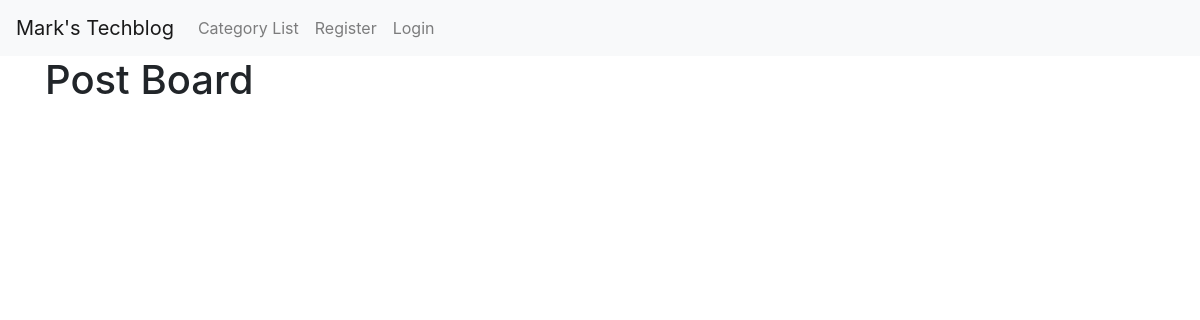
/, run on an earlier commit of the app's database.
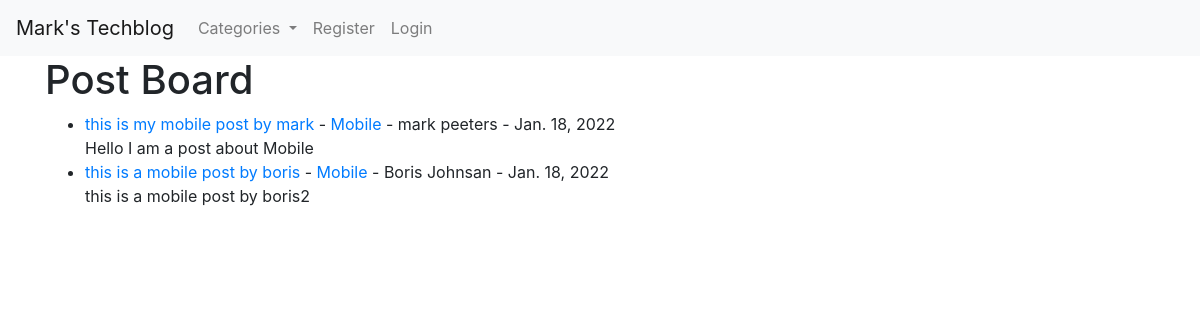
And on a later commit of the database.
### blog/models.py (models this page shows, shortened)
class Post(models.Model):
    title = models.CharField(max_length=50)
    head_img = models.ImageField(null=True, blank=True, upload_to="images/")
    title_tag = models.CharField(max_length=150)
    author = models.ForeignKey(User, on_delete=models.CASCADE)
    content = RichTextField(blank=True, null=True)
    publication_date = models.DateField(auto_now_add=True)
    category = models.CharField(max_length=150, default='uncategorised')
    snip = models.CharField(max_length=150)
    likes = models.ManyToManyField(User, related_name='blog_post')

### blog/views.py (the view)
# urls.py: path('', HomePage.as_view(), name="home"),
class HomePage(ListView):
    model = Post
    template_name = 'home.html'
    cats = Category.objects.all()
    ordering = ['-publication_date']
    def get_context_data(self, *args, **kwargs):
        cat_menu = Category.objects.all()
        context = super(HomePage, self).get_context_data(*args, **kwargs)
        context["cat_menu"] = cat_menu
        return context

### blog/models.py (called while the page is built)
    def __str__(self):
        return self.name

### blog/templates/home.html (shortened to what this page needs)
{% extends 'base.html' %}
{% block content %}
<h1>Post Board</h1>
<ul>
{% for post in object_list %}
    <li><a href="{% url 'article-detail' post.pk %}">{{ post.title }}</a>
        - <a href="{% url 'category' post.category|slugify %}"> {{ post.category }}</a>
        - {{ post.author.first_name }}
        {{ post.author.last_name }} - {{ post.publication_date }}
        </small><br/>
        {{ post.snip }}
       </li>
{% endfor %}
</ul>
{% endblock %}

### blog/templates/base.html (shortened to what this page needs)
<!doctype html>
<html lang="en">
  <head>
    <link rel="stylesheet" href="https://cdn.jsdelivr.net/npm/bootstrap@4.6.1/dist/css/bootstrap.min.css">
  </head>
  <body>
    <nav class="navbar navbar-expand-lg navbar-light bg-light">
        <a class="navbar-brand" href="{% url 'home' %}">Mark's Techblog</a>
        <div class="collapse navbar-collapse" id="navbarSupportedContent">
          <ul class="navbar-nav mr-auto">
            {% if cat_menu %}
            <li class="nav-item dropdown">
              <a class="nav-link dropdown-toggle" href="#" id="navbarDropdown" role="button" data-toggle="dropdown" aria-expanded="false">
                Categories
              </a>
            </li>
              {% else %}
              <li class="nav-item">
                <a class="nav-link" href="{% url 'category-list' %}">Category List</a>
              </li>
            {% endif %}
            {% if user.is_authenticated %}
            <li class="nav-item">
              <a class="nav-link" href="{% url 'add_post' %}">Add Post</a>
            </li>
            <li class="nav-item">
              <a class="nav-link" href="{% url 'add_category' %}">Add Category</a>
            </li>
            <li class="nav-item dropdown">
              <a class="nav-link dropdown-toggle" href="#" id="navbarDropdown" role="button" data-toggle="dropdown" aria-expanded="false">
                Profile
              </a>
              <div class="dropdown-menu" aria-labelledby="navbarDropdown">
                <a class="dropdown-item" href="{% url 'update_profile' %}">Edit Settings</a>
                {% if user.userprofile.id %}
                <a class="dropdown-item" href="{% url 'edit_profile_page' user.userprofile.id %}">Edit Profile Page</a>
                {% else %}
                <a class="dropdown-item" href="{% url 'create_profile_page' %}">Create Profile Page</a>
                {% endif %}
              </div>
            </li>
            <li class="nav-item">
              <a class="nav-link" href="{% url 'logout' %}">Logout</a>
            </li>
            {% else %}
            <li class="nav-item">
              <a class="nav-link" href="{% url 'registration' %}">Register</a>
            </li>
            <li class="nav-item">
              <a class="nav-link" href="{% url 'login' %}">Login</a>
            </li>
            {% endif %}
          </ul>
        </div>
      </nav>
      <div class="container">
    {% block content %}
    {% endblock %}
    </div>
  </body>
</html>

What changed in the data, as far as the page shows it:
added Post: title "this is my mobile post by mark", category "Mobile", author.first_name "mark", author.last_name "peeters", publication_date "Jan. 18, 2022", snip "Hello I am a post about Mobile"
added Post: title "this is a mobile post by boris", category "Mobile", author.first_name "Boris", author.last_name "Johnsan", publication_date "Jan. 18, 2022", snip "this is a mobile post by boris2"
Also different on the page:
text no longer shown: "Category List"
text now shown: "Categories"
